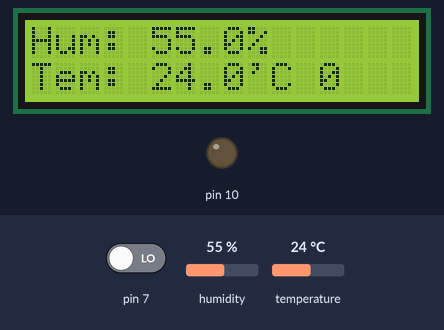
Simulated run of this sketch. Board: Arduino Uno, built with avr-gcc and run on an emulated ATmega328P. On the bench: 16×2 character LCD, output pins drawn as LEDs (lit = HIGH). Dashed ring = blinking. The inputs (shaded band) are chosen by the test bench; at power-on: pin 7 LOW, temperature 24 °C, humidity 55 %. What the sketch prints to the serial monitor is not drawn.

Above: at 1.2 s.
1.3 s: pin 7 driven HIGH
At 2.1 s:
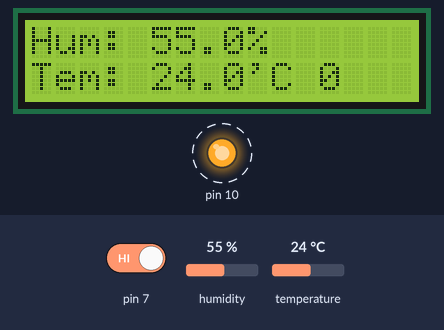
6.3 s: temperature set to 28 °C
At 8.4 s:
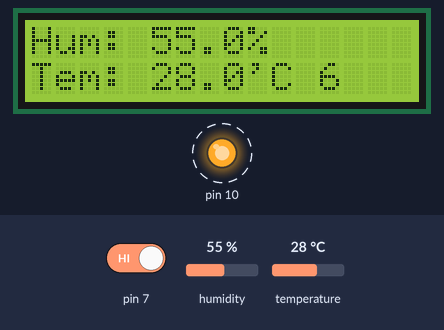
8.9 s: humidity set to 22 %
At 10.5 s:
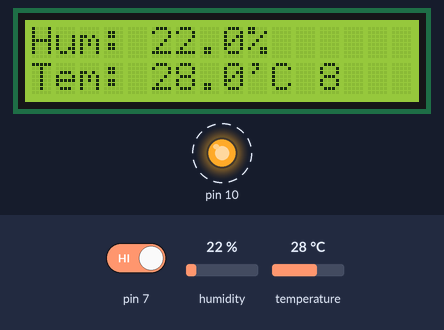
11.0 s: humidity set to 40 %
At 12.6 s:
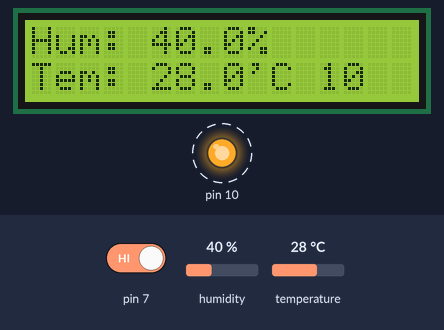
13.2 s: temperature set to 12 °C
At 15.2 s:
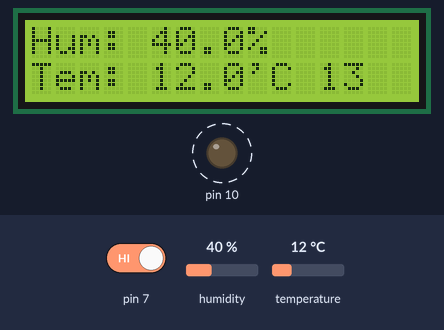
15.3 s: pin 7 driven LOW
At 15.8 s:
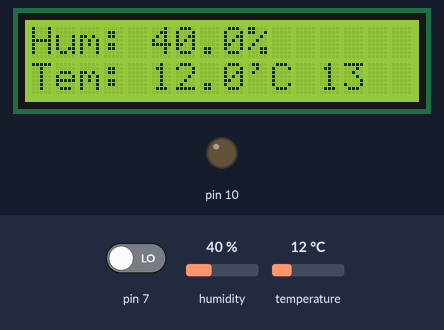
Timing chart, 0 to 17.8 s (numbered marks = the images above; inputs shaded):
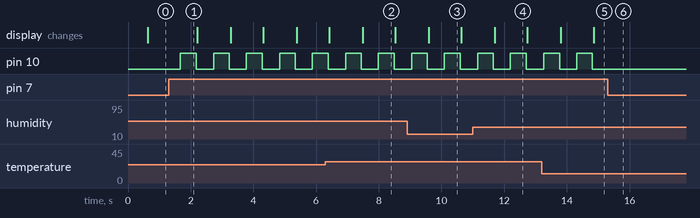

Measured:
- after the input at 1.3 s, pin 10: alternates HIGH for 0.50 s and LOW for 0.55 s, starting after 0.37 s
- after the input at 15.3 s, pin 10: stops changing and stays LOW
- what the display in image 2 shows lasts 1.0 s, from 7.5 s to 8.5 s

The sketch:

tem.ino
```cpp
#include "DHT.h"
#include <Wire.h>
#include "LiquidCrystal_I2C.h"
#define DHTPIN 8    // Digital pin connected to the DHT sensor
// Feather HUZZAH ESP8266 note: use pins 3, 4, 5, 12, 13 or 14 --
// Pin 15 can work but DHT must be disconnected during program upload.

// Uncomment whatever type you're using!
#define DHTTYPE DHT11   // DHT 11
//#define DHTTYPE DHT22   // DHT 22  (AM2302), AM2321
//#define DHTTYPE DHT21   // DHT 21 (AM2301)

// Connect pin 1 (on the left) of the sensor to +5V
// NOTE: If using a board with 3.3V logic like an Arduino Due connect pin 1
// to 3.3V instead of 5V!
// Connect pin 2 of the sensor to whatever your DHTPIN is
// Connect pin 3 (on the right) of the sensor to GROUND (if your sensor has 3 pins)
// Connect pin 4 (on the right) of the sensor to GROUND and leave the pin 3 EMPTY (if your sensor has 4 pins)
// Connect a 10K resistor from pin 2 (data) to pin 1 (power) of the sensor

// Initialize DHT sensor.
// Note that older versions of this library took an optional third parameter to
// tweak the timings for faster processors.  This parameter is no longer needed
// as the current DHT reading algorithm adjusts itself to work on faster procs.
DHT dht(DHTPIN, DHTTYPE);
LiquidCrystal_I2C lcd(0x27,16,2);
int i=0;
void setup() {
  Serial.begin(9600);
  pinMode(7,INPUT);
  pinMode(10,OUTPUT);
  lcd.init();
  lcd.backlight();
  dht.begin();
  digitalWrite(10,LOW);
}

void loop() {
  // Wait a few seconds between measurements.
delay(500);
  // Reading temperature or humidity takes about 250 milliseconds!
  // Sensor readings may also be up to 2 seconds 'old' (its a very slow sensor)
  float h = dht.readHumidity();
  // Read temperature as Celsius (the default)
  float t = dht.readTemperature();
  // Read temperature as Fahrenheit (isFahrenheit = true)
  float f = dht.readTemperature(true);


  // Check if any reads failed and exit early (to try again).
  if (isnan(h) || isnan(t) || isnan(f)) {
    lcd.init();
    lcd.setCursor(5,0);
    lcd.print(F("Failed"));
    return;
  }
  if(digitalRead(7)==HIGH)
  {if(digitalRead(7)==HIGH)
  {digitalWrite(10,HIGH);
   i=i+1;
   delay(500);}
   digitalWrite(10,LOW);}

  lcd.setCursor(0,0);
  lcd.print(F("Hum: "));
  lcd.print(h,1);
  lcd.print(F("% "));
  lcd.setCursor(0,1);
  lcd.print("Tem: ");
  lcd.print(t,1);
  lcd.print(F("'C "));
  lcd.print("");
  lcd.print(i);
  // Compute heat index in Fahrenheit (the default)
  float hif = dht.computeHeatIndex(f, h);
  // Compute heat index in Celsius (isFahreheit = false)
  float hic = dht.computeHeatIndex(t, h, false);

  Serial.print(F("Humidity: "));
  Serial.print(h);
  Serial.print(F("%  Temperature: "));
  Serial.print(t);
  Serial.print(F("°C "));
  Serial.print(f);
  Serial.print(F("°F  Heat index: "));
  Serial.print(hic);
  Serial.print(F("°C "));
  Serial.print(hif);
  Serial.println(F("°F"));


}
```
